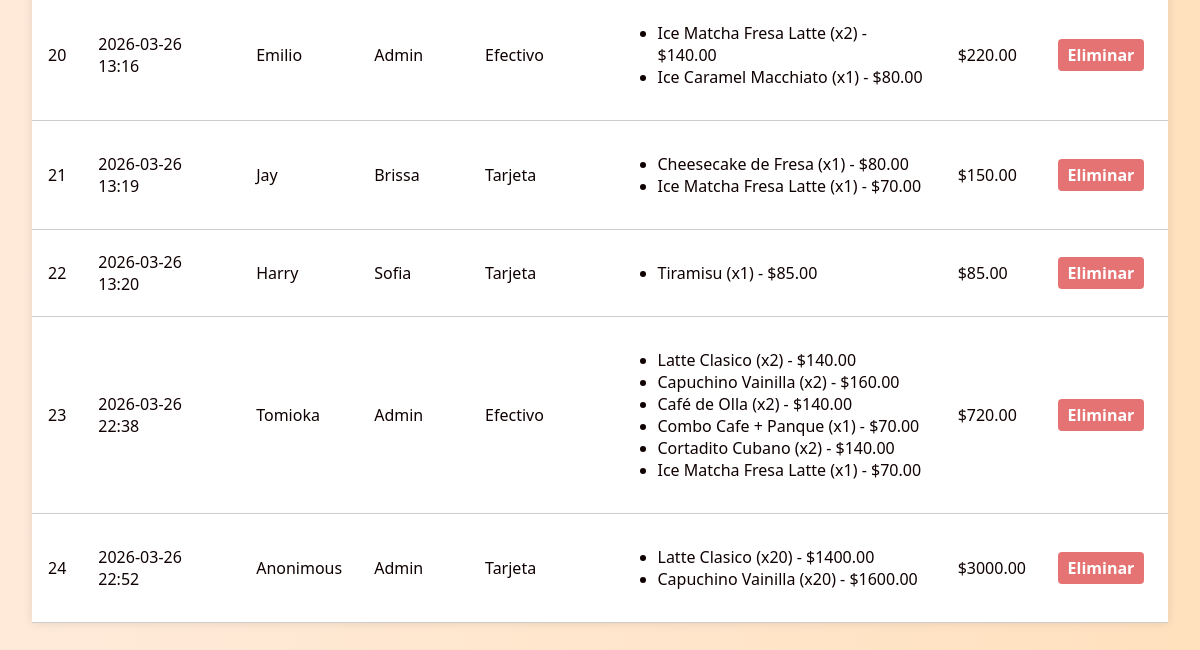
Before: /listado_ventas/ (lower part) with the older database file.
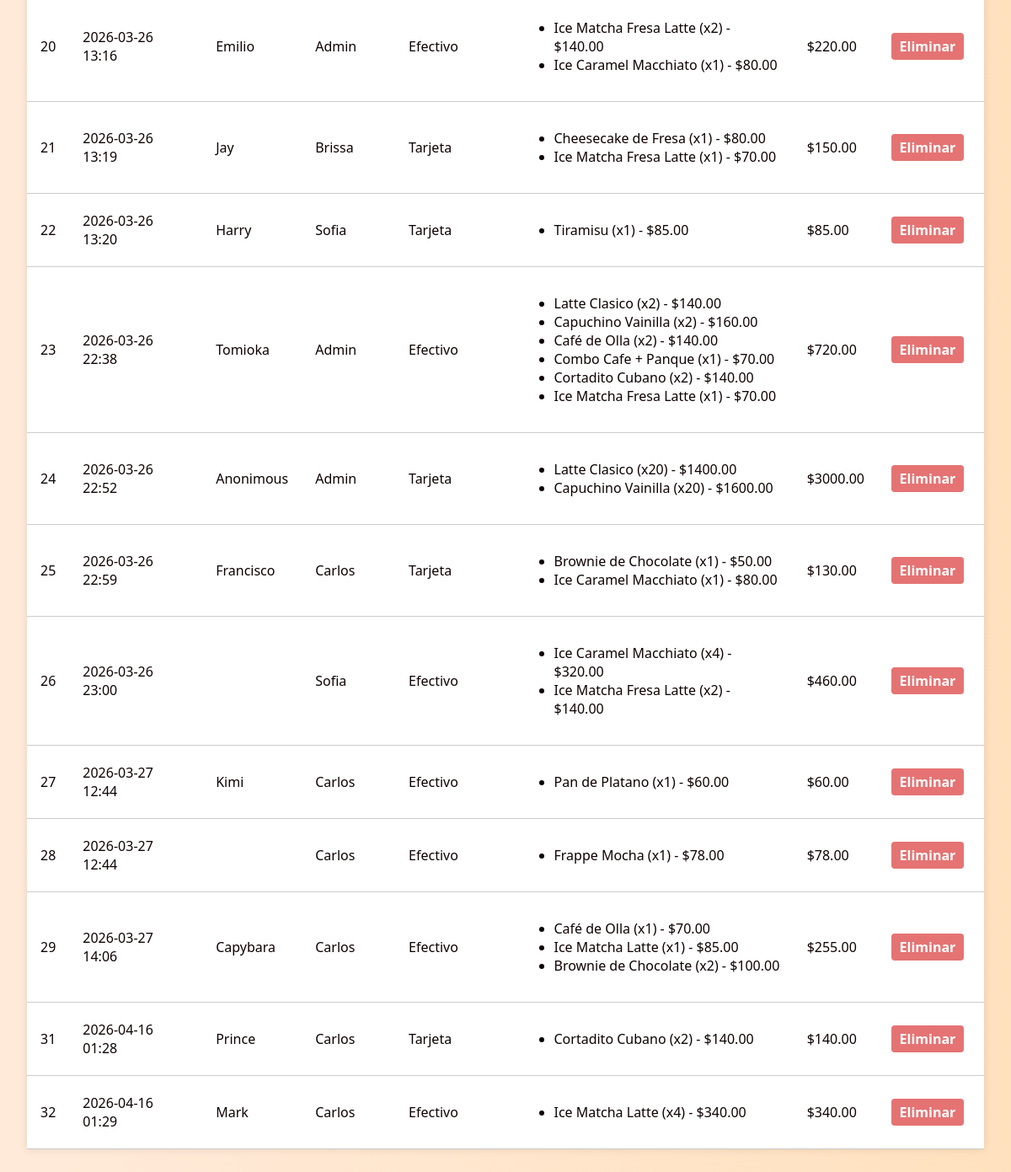
After: the same page with the newer database file.
### app/models.py (models this page shows, shortened)
class Venta(models.Model):
    fecha_hora = models.DateTimeField()
    total = models.DecimalField(max_digits=10, decimal_places=2, default=0) #TOTAL A PAGAR
    metodo_pago = models.CharField(max_length=45) #Efectivo, Tarjeta, etc.
    empleado = models.ForeignKey(
        Empleado,
        on_delete=models.PROTECT
    )
    cliente = models.ForeignKey(
        Cliente,
        on_delete=models.SET_NULL,
        null=True,
        blank=True
    )

class Cliente(models.Model):
    nombre = models.CharField(max_length=45)
    primer_apellido = models.CharField(max_length=45)
    segundo_apellido = models.CharField(max_length=45, null=True, blank=True)
    telefono = models.CharField(max_length=15, null=True, blank=True)
    descripcion = models.CharField(max_length=45, null=True, blank=True)

class Empleado(models.Model):
    user = models.OneToOneField(User, on_delete=models.CASCADE, null=True, blank=True)
    nombre = models.CharField(max_length=45)
    primer_apellido = models.CharField(max_length=45)
    segundo_apellido = models.CharField(max_length=45, null=True, blank=True)
    rfc = models.CharField(max_length=13)

class DetalleVenta(models.Model):
    venta = models.ForeignKey(
        Venta,
        on_delete=models.CASCADE,
        related_name="detalles"
    )
    producto = models.ForeignKey(
        Producto,
        on_delete=models.PROTECT
    )
    cantidad = models.PositiveIntegerField()
    precio_unitario = models.DecimalField(max_digits=10, decimal_places=2, default=0)
    subtotal = models.DecimalField(max_digits=10, decimal_places=2, default=0)

class Producto(models.Model):
    nombre = models.CharField(max_length=70)
    precio_compra = models.DecimalField(max_digits=10, decimal_places=2)
    precio_venta = models.DecimalField(max_digits=10, decimal_places=2)
    categoria = models.ForeignKey(Categoria, on_delete=models.PROTECT) #el PORTECT evita borrar una categoría si tiene productos aja baraja.

### app/views.py (the view)
# urls.py: path('listado_ventas/', views.listado_ventas, name='listado_ventas'),
def listado_ventas(request):
    ventas = Venta.objects.all()
    return render(request, 'listado_ventas.html', {'ventas': ventas})

### app/templates/listado_ventas.html (shortened to what this page needs)
{% load static %}
<!DOCTYPE html>
<html lang="es" translate="no">
<head>
    <link rel="stylesheet" href="{% static 'css/stylelistar.css' %}">
</head>
<body>
    {% include 'menu.html' %}
    <table class="tabla-productos">
        <tbody>
            {% for venta in ventas %}
            <tr>
                <td>{{ venta.id }}</td>
                <td>{{ venta.fecha_hora|date:"Y-m-d H:i" }}</td>
                <td>{{ venta.cliente.nombre }}</td>
                <td>{{ venta.empleado.nombre }}</td>
                <td>{{ venta.metodo_pago }}</td>
                <td>
                    <ul>
                        {% for detalle in venta.detalles.all %}
                        <li>{{ detalle.producto.nombre }} (x{{ detalle.cantidad }}) - ${{ detalle.subtotal }}</li>
                        {% endfor %}
                    </ul>
                </td>
                <td>${{ venta.total }}</td>
                <td>
                    <a class="boton-eliminar" href="{% url 'eliminar' venta.id %}" onclick="return confirmarEliminacion(event)">Eliminar</a>
                </td>
            </tr>
            {% empty %}
            <tr>
                <td colspan="7" class="text-center text-muted">No hay ventas registradas.</td>
            </tr>
            {% endfor %}
        </tbody>
    </table>
</body>
</html>

Changed rows visible on the page:
added Venta: id "25", fecha_hora "2026-03-26 22:59", cliente.nombre "Francisco", empleado.nombre "Carlos", metodo_pago "Tarjeta", total "130.00"
added DetalleVenta: producto.nombre "Brownie de Chocolate", cantidad "1", subtotal "50.00", shown under "25"
added DetalleVenta: producto.nombre "Ice Caramel Macchiato", cantidad "1", subtotal "80.00", shown under "25"
added Venta: id "26", fecha_hora "2026-03-26 23:00", empleado.nombre "Sofia", metodo_pago "Efectivo", total "460.00"
added DetalleVenta: producto.nombre "Ice Caramel Macchiato", cantidad "4", subtotal "320.00", shown under "26"
added DetalleVenta: producto.nombre "Ice Matcha Fresa Latte", cantidad "2", subtotal "140.00", shown under "26"
added Venta: id "27", fecha_hora "2026-03-27 12:44", cliente.nombre "Kimi", empleado.nombre "Carlos", metodo_pago "Efectivo", total "60.00"
added DetalleVenta: producto.nombre "Pan de Platano", cantidad "1", subtotal "60.00", shown under "27"
added Venta: id "28", fecha_hora "2026-03-27 12:44", empleado.nombre "Carlos", metodo_pago "Efectivo", total "78.00"
added DetalleVenta: producto.nombre "Frappe Mocha", cantidad "1", subtotal "78.00", shown under "28"
added Venta: id "29", fecha_hora "2026-03-27 14:06", cliente.nombre "Capybara", empleado.nombre "Carlos", metodo_pago "Efectivo", total "255.00"
added DetalleVenta: producto.nombre "Café de Olla", cantidad "1", subtotal "70.00", shown under "29"
added DetalleVenta: producto.nombre "Ice Matcha Latte", cantidad "1", subtotal "85.00", shown under "29"
added DetalleVenta: producto.nombre "Brownie de Chocolate", cantidad "2", subtotal "100.00", shown under "29"
added Venta: id "31", fecha_hora "2026-04-16 01:28", cliente.nombre "Prince", empleado.nombre "Carlos", metodo_pago "Tarjeta", total "140.00"
added DetalleVenta: producto.nombre "Cortadito Cubano", cantidad "2", subtotal "140.00", shown under "31"
added Venta: id "32", fecha_hora "2026-04-16 01:29", cliente.nombre "Mark", empleado.nombre "Carlos", metodo_pago "Efectivo", total "340.00"
added DetalleVenta: producto.nombre "Ice Matcha Latte", cantidad "4", subtotal "340.00", shown under "32"
